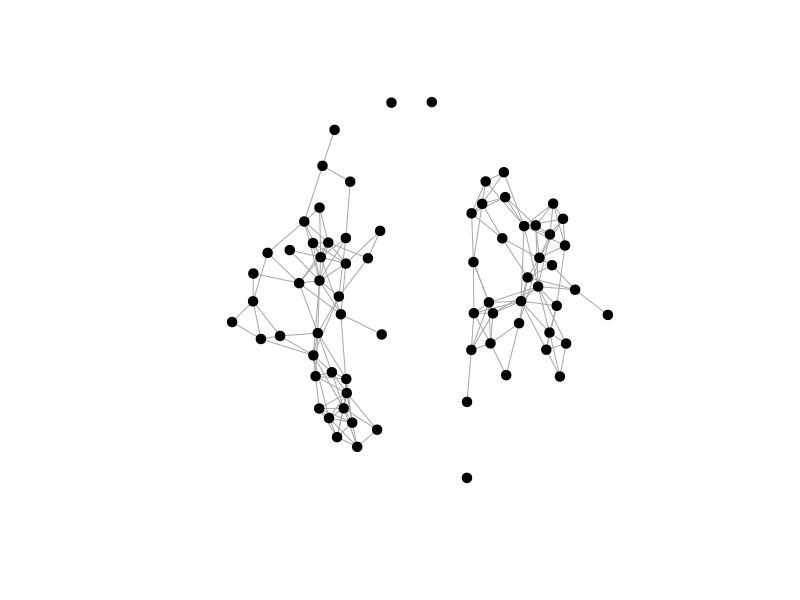
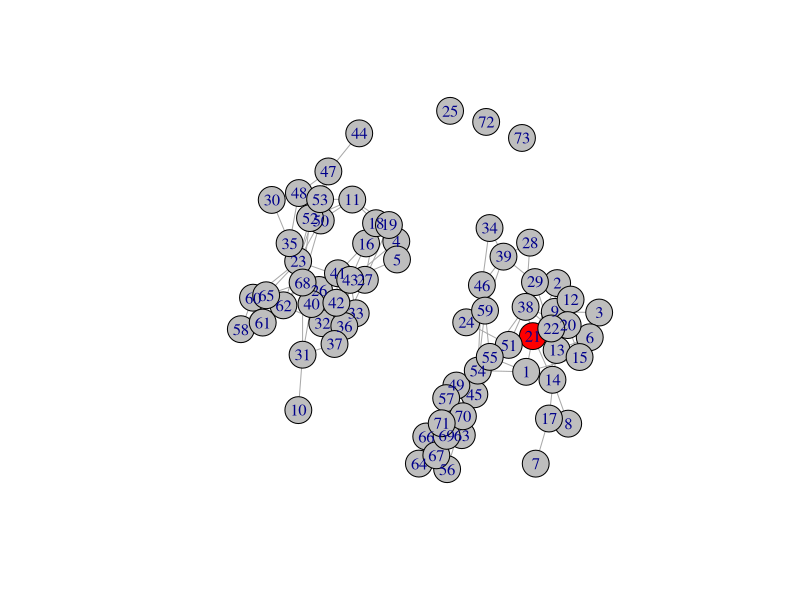
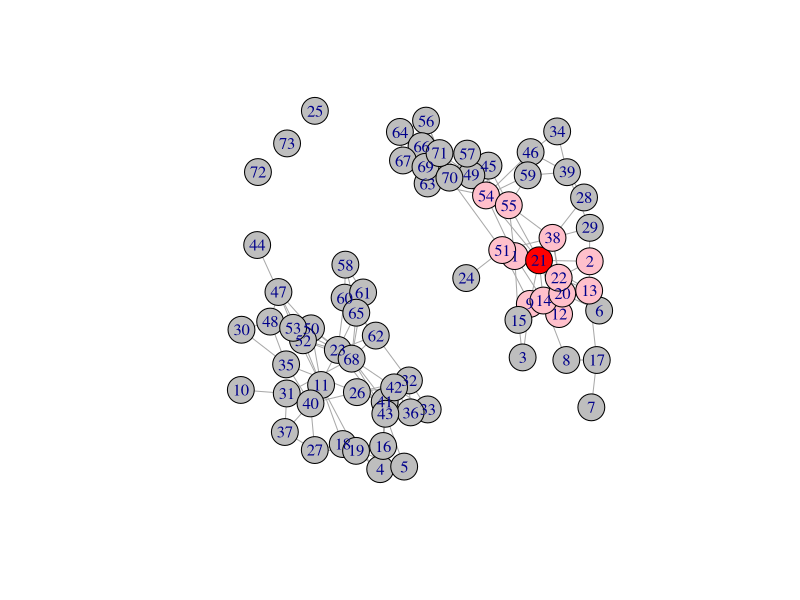
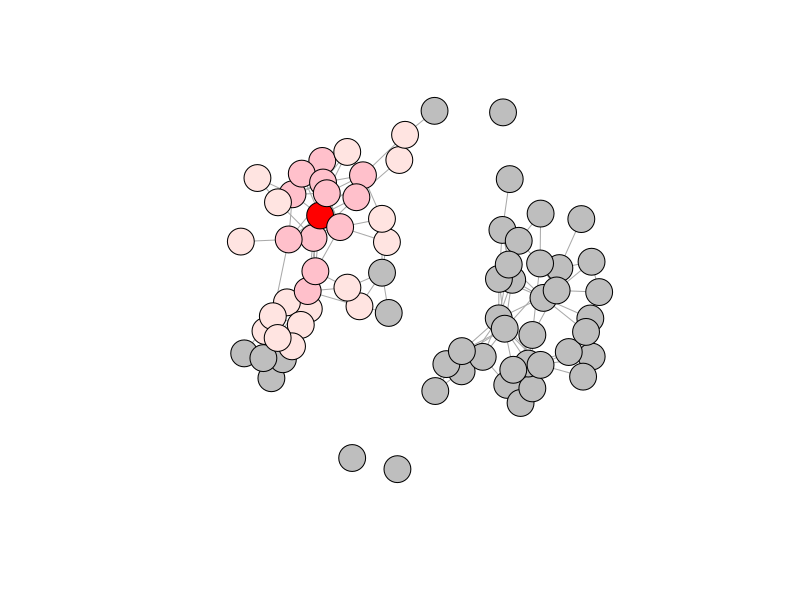

These charts were generated, in order, by the following R code:
#### Preamble ####
# Purpose: POL304 Week 10 Network Analysis
# Author: Talia Fabregas
# Date: 18 March 2024
# Contact: talia.fabregas@mail.utoronto.ca

#### Workplace Setup ####
library(sna)
library(igraph)

#### Network Analysis Examples ####

# load the coleman data
# display rows 1 to 10, columns 1 to 10
# 10x10 adjacency matrix for friendships in the coleman data
# friendship network
data(coleman)
coleman[1,1:10,1:10]

# make a network graph
# convert adjacency matrix into igraph object
ggraph<-graph_from_adjacency_matrix(coleman[1,,], mode="undirected", diag=FALSE)
# plot it
plot(ggraph, vertex.color="black", vertex.size=5, vertex.label=NA)

# calculate degree centrality using the degree function from the igraph package
degree.cent <- igraph::degree(ggraph)
# this will show the degree centrality of every node in the network
degree.cent
# calculate closeness centrality
closeness_centrality <- igraph::closeness(ggraph)
closeness_centrality

## visualize information speed
V(ggraph)$color <- ifelse(V(ggraph)$name == 21, "red", "grey")
plot(ggraph)

## shortest path of 1
neighbors(ggraph,21)
V(ggraph)$color <- ifelse(V(ggraph)$name %in% neighbors(ggraph,21), "pink", "grey")
V(ggraph)$color[V(ggraph)$name == 21]<- "red"
plot(ggraph)

## shortest path of 2
mynet<-as.matrix(igraph::as_adj(ggraph))
mynet2<-mynet%*%mynet
diag(mynet2)<-0 #a node cannot be connected to itself
neighbors2<-names(mynet2[21,][mynet2[21,]>0])
neighbors2

V(ggraph)$color <- ifelse(V(ggraph)$name %in% neighbors2, "mistyrose", "grey")
V(ggraph)$color[V(ggraph)$name %in% neighbors(ggraph,21)]<- "pink"
V(ggraph)$color[V(ggraph)$name == 21]<- "red"
plot(ggraph, vertex.label=NA)

el <- matrix( c("1", "2", "1", "3","2","3","3","5","2","4","2","5","3","4","4","5","4","7","6","5","5","7","6","7","6","8", "8","9","9","10", "8","12", "11","12",  "12","13","12","14","12","15","12","16"), nc = 2, byrow = TRUE)
g<-graph_from_edgelist(el, directed=F)
